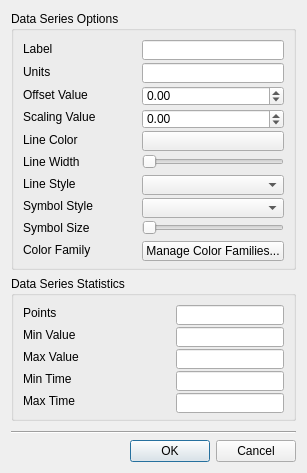
<?xml version="1.0" encoding="UTF-8"?>
<ui version="4.0">
 <class>series_editor_form</class>
 <widget class="QWidget" name="series_editor_form">
  <property name="geometry">
   <rect>
    <x>0</x>
    <y>0</y>
    <width>303</width>
    <height>473</height>
   </rect>
  </property>
  <property name="windowTitle">
   <string>Form</string>
  </property>
  <layout class="QGridLayout" name="gridLayout">
   <item row="7" column="1">
    <spacer name="verticalSpacer">
     <property name="orientation">
      <enum>Qt::Vertical</enum>
     </property>
     <property name="sizeHint" stdset="0">
      <size>
       <width>20</width>
       <height>110</height>
      </size>
     </property>
    </spacer>
   </item>
   <item row="5" column="0" colspan="2">
    <widget class="QGroupBox" name="groupBox_2">
     <property name="minimumSize">
      <size>
       <width>285</width>
       <height>259</height>
      </size>
     </property>
     <property name="title">
      <string>Data Series Options</string>
     </property>
     <layout class="QGridLayout" name="gridLayout_3">
      <item row="1" column="2">
       <widget class="QLineEdit" name="units_text">
        <property name="minimumSize">
         <size>
          <width>0</width>
          <height>20</height>
         </size>
        </property>
       </widget>
      </item>
      <item row="1" column="0">
       <widget class="QLabel" name="label_2">
        <property name="text">
         <string>Units</string>
        </property>
       </widget>
      </item>
      <item row="6" column="2">
       <widget class="QComboBox" name="line_style">
        <property name="enabled">
         <bool>true</bool>
        </property>
        <property name="minimumSize">
         <size>
          <width>0</width>
          <height>20</height>
         </size>
        </property>
       </widget>
      </item>
      <item row="2" column="0">
       <widget class="QLabel" name="label_12">
        <property name="text">
         <string>Offset Value</string>
        </property>
       </widget>
      </item>
      <item row="3" column="2">
       <widget class="QDoubleSpinBox" name="scaling">
        <property name="minimumSize">
         <size>
          <width>0</width>
          <height>20</height>
         </size>
        </property>
        <property name="minimum">
         <double>-1000.000000000000000</double>
        </property>
        <property name="maximum">
         <double>1000.000000000000000</double>
        </property>
       </widget>
      </item>
      <item row="7" column="0">
       <widget class="QLabel" name="label_13">
        <property name="text">
         <string>Symbol Style</string>
        </property>
       </widget>
      </item>
      <item row="0" column="2">
       <widget class="QLineEdit" name="label_text">
        <property name="minimumSize">
         <size>
          <width>100</width>
          <height>20</height>
         </size>
        </property>
       </widget>
      </item>
      <item row="5" column="2">
       <widget class="QSlider" name="line_width">
        <property name="minimum">
         <number>1</number>
        </property>
        <property name="maximum">
         <number>10</number>
        </property>
        <property name="orientation">
         <enum>Qt::Horizontal</enum>
        </property>
       </widget>
      </item>
      <item row="5" column="0">
       <widget class="QLabel" name="label_3">
        <property name="text">
         <string>Line Width</string>
        </property>
       </widget>
      </item>
      <item row="4" column="2">
       <widget class="QPushButton" name="line_color">
        <property name="minimumSize">
         <size>
          <width>0</width>
          <height>20</height>
         </size>
        </property>
        <property name="text">
         <string/>
        </property>
       </widget>
      </item>
      <item row="1" column="1">
       <spacer name="horizontalSpacer">
        <property name="orientation">
         <enum>Qt::Horizontal</enum>
        </property>
        <property name="sizeHint" stdset="0">
         <size>
          <width>40</width>
          <height>20</height>
         </size>
        </property>
       </spacer>
      </item>
      <item row="4" column="0">
       <widget class="QLabel" name="label_5">
        <property name="text">
         <string>Line Color</string>
        </property>
       </widget>
      </item>
      <item row="0" column="0">
       <widget class="QLabel" name="label">
        <property name="text">
         <string>Label</string>
        </property>
       </widget>
      </item>
      <item row="6" column="0">
       <widget class="QLabel" name="label_4">
        <property name="text">
         <string>Line Style</string>
        </property>
       </widget>
      </item>
      <item row="7" column="2">
       <widget class="QComboBox" name="symbol_style">
        <property name="enabled">
         <bool>true</bool>
        </property>
        <property name="minimumSize">
         <size>
          <width>0</width>
          <height>20</height>
         </size>
        </property>
       </widget>
      </item>
      <item row="3" column="0">
       <widget class="QLabel" name="label_11">
        <property name="text">
         <string>Scaling Value</string>
        </property>
       </widget>
      </item>
      <item row="2" column="2">
       <widget class="QDoubleSpinBox" name="offset">
        <property name="minimumSize">
         <size>
          <width>0</width>
          <height>20</height>
         </size>
        </property>
        <property name="minimum">
         <double>-100000.000000000000000</double>
        </property>
        <property name="maximum">
         <double>100000.000000000000000</double>
        </property>
       </widget>
      </item>
      <item row="8" column="2">
       <widget class="QSlider" name="symbol_size">
        <property name="orientation">
         <enum>Qt::Horizontal</enum>
        </property>
       </widget>
      </item>
      <item row="8" column="0">
       <widget class="QLabel" name="label_14">
        <property name="text">
         <string>Symbol Size</string>
        </property>
       </widget>
      </item>
      <item row="9" column="0">
       <widget class="QLabel" name="label_color_family">
        <property name="text">
         <string>Color Family</string>
        </property>
       </widget>
      </item>
      <item row="9" column="2">
       <widget class="QPushButton" name="manage_color_families_btn">
        <property name="minimumSize">
         <size>
          <width>0</width>
          <height>20</height>
         </size>
        </property>
        <property name="text">
         <string>Manage Color Families...</string>
        </property>
       </widget>
      </item>
     </layout>
    </widget>
   </item>
   <item row="8" column="0" colspan="2">
    <widget class="Line" name="line">
     <property name="orientation">
      <enum>Qt::Horizontal</enum>
     </property>
    </widget>
   </item>
   <item row="6" column="0" colspan="2">
    <widget class="QGroupBox" name="groupBox">
     <property name="minimumSize">
      <size>
       <width>0</width>
       <height>145</height>
      </size>
     </property>
     <property name="title">
      <string>Data Series Statistics</string>
     </property>
     <layout class="QGridLayout" name="gridLayout_2">
      <item row="0" column="0">
       <widget class="QLabel" name="label_6">
        <property name="text">
         <string>Points</string>
        </property>
       </widget>
      </item>
      <item row="0" column="2">
       <widget class="QLineEdit" name="nPoints">
        <property name="minimumSize">
         <size>
          <width>0</width>
          <height>20</height>
         </size>
        </property>
        <property name="alignment">
         <set>Qt::AlignCenter</set>
        </property>
        <property name="readOnly">
         <bool>true</bool>
        </property>
       </widget>
      </item>
      <item row="0" column="1">
       <spacer name="horizontalSpacer_2">
        <property name="orientation">
         <enum>Qt::Horizontal</enum>
        </property>
        <property name="sizeHint" stdset="0">
         <size>
          <width>40</width>
          <height>20</height>
         </size>
        </property>
       </spacer>
      </item>
      <item row="3" column="0">
       <widget class="QLabel" name="label_9">
        <property name="text">
         <string>Min Time</string>
        </property>
       </widget>
      </item>
      <item row="1" column="0">
       <widget class="QLabel" name="label_7">
        <property name="text">
         <string>Min Value</string>
        </property>
       </widget>
      </item>
      <item row="4" column="0">
       <widget class="QLabel" name="label_10">
        <property name="text">
         <string>Max Time</string>
        </property>
       </widget>
      </item>
      <item row="2" column="0">
       <widget class="QLabel" name="label_8">
        <property name="text">
         <string>Max Value</string>
        </property>
       </widget>
      </item>
      <item row="1" column="2">
       <widget class="QLineEdit" name="minValue">
        <property name="minimumSize">
         <size>
          <width>0</width>
          <height>20</height>
         </size>
        </property>
        <property name="alignment">
         <set>Qt::AlignCenter</set>
        </property>
        <property name="readOnly">
         <bool>true</bool>
        </property>
       </widget>
      </item>
      <item row="2" column="2">
       <widget class="QLineEdit" name="maxValue">
        <property name="minimumSize">
         <size>
          <width>0</width>
          <height>20</height>
         </size>
        </property>
        <property name="alignment">
         <set>Qt::AlignCenter</set>
        </property>
        <property name="readOnly">
         <bool>true</bool>
        </property>
       </widget>
      </item>
      <item row="4" column="2">
       <widget class="QLineEdit" name="maxTime">
        <property name="minimumSize">
         <size>
          <width>0</width>
          <height>20</height>
         </size>
        </property>
        <property name="alignment">
         <set>Qt::AlignCenter</set>
        </property>
        <property name="readOnly">
         <bool>true</bool>
        </property>
       </widget>
      </item>
      <item row="3" column="2">
       <widget class="QLineEdit" name="minTime">
        <property name="minimumSize">
         <size>
          <width>0</width>
          <height>20</height>
         </size>
        </property>
        <property name="alignment">
         <set>Qt::AlignCenter</set>
        </property>
        <property name="readOnly">
         <bool>true</bool>
        </property>
       </widget>
      </item>
     </layout>
    </widget>
   </item>
   <item row="9" column="0" colspan="2">
    <widget class="QDialogButtonBox" name="buttonBox">
     <property name="standardButtons">
      <set>QDialogButtonBox::Cancel|QDialogButtonBox::Ok</set>
     </property>
    </widget>
   </item>
  </layout>
 </widget>
 <resources/>
 <connections/>
</ui>
